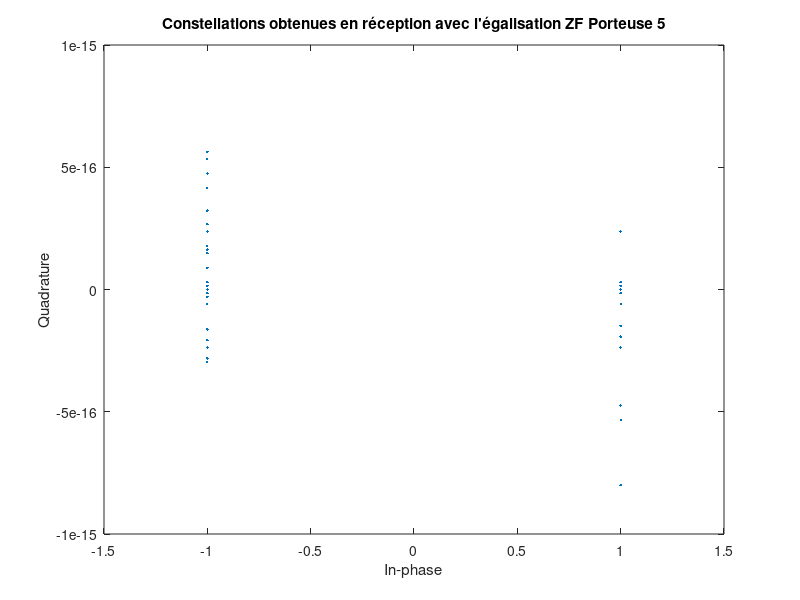
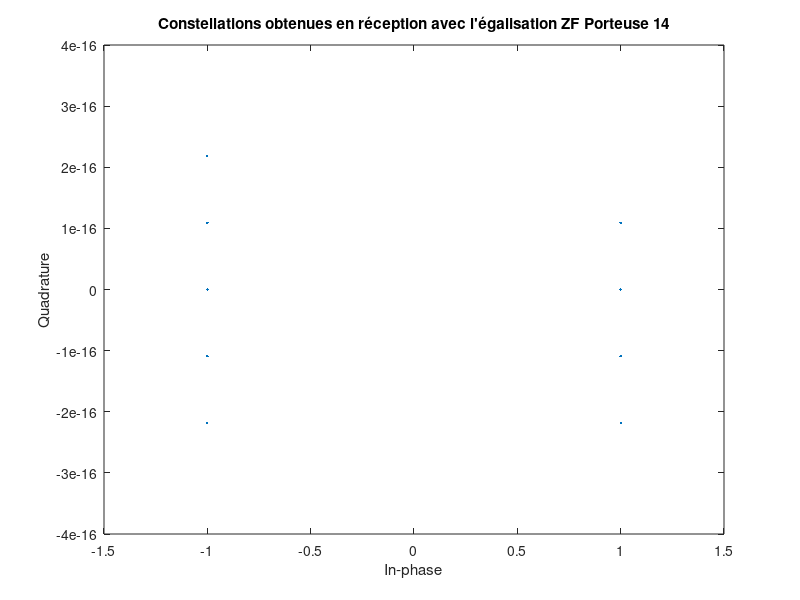

Recreate these plots in MATLAB, in order.
clc;
close all;
clear all
N= 16;
h = ones(1,N);
G = 5;
nombre_ofdm = 500; % Nombre de symboles OFDM
Nbits = nombre_ofdm*N;
bits =randi(0:1,1,Nbits); % generation de la sequence de bits
symboles = 2*bits -1;
M = reshape(symboles,N,nombre_ofdm);

entree_ifft = zeros(N,nombre_ofdm);
for i=1:N
   entree_ifft(i,:) = M(i,:);
end
%% Filtre
Hc = [0.227 0.46 0.688 0.46 0.227];
%% IFFT
sortie_ifft = ifft(entree_ifft);
%% Ajout du PC
signal_intervalle_zeros = zeros(N+G,nombre_ofdm);
prefix_cyclique = sortie_ifft(end-G+1:end,:);
smatcp = [prefix_cyclique;sortie_ifft];
% Reception 
signal_recu = reshape(smatcp,1,(N+G)*nombre_ofdm);
signal_recu_filtre = filter(Hc,1,signal_recu);
signal_recu_filtre_resh = reshape(signal_recu_filtre,N+G,nombre_ofdm);
signal_entre_ifft = signal_recu_filtre_resh(G+1:end,:);
signal_sortie = fft(signal_entre_ifft);

Hc_fft = fft(Hc,N);
smat = zeros(N,nombre_ofdm);
%% Egalisation ZF
for ii=1:nombre_ofdm
   smat(:,ii) = signal_sortie(:,ii)./transpose(Hc_fft);
end

%% Constellation
scatterplot(smat(5,:),10);
title("Constellations obtenues en réception avec l'égalisation ZF Porteuse 5")
scatterplot(smat(14,:),10);
title("Constellations obtenues en réception avec l'égalisation ZF Porteuse 14")

%% TEB simulé
Rl = real(signal_sortie);
Nberr = find(sign(Rl)-entree_ifft==0);
TEB_simule = length(Nberr)/(nombre_ofdm*N)